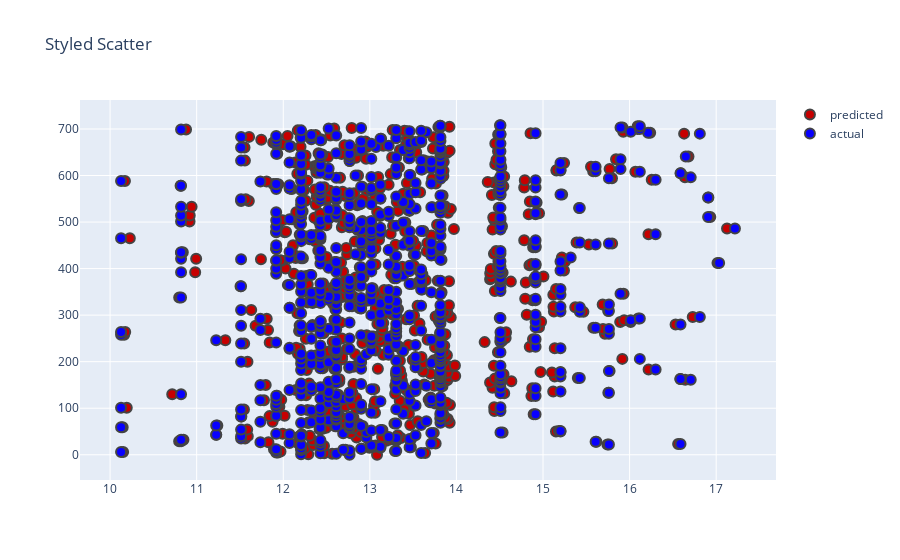

The notebook cell saved with this chart:
### Code cell
fig = go.Figure()

fig.add_trace(go.Scatter(
    x=np.log(check['pred']),
    name='predicted',
    mode='markers',
    marker_color='rgb(199, 0, 0)', hovertext=check['Player']
))

fig.add_trace(go.Scatter(
    x=np.log(check['initial']),
    name='actual',
    marker_color='rgb(8, 0, 254)',hovertext=check['Player']
))

# Set options common to all traces with fig.update_traces
fig.update_traces(mode='markers', marker_line_width=2, marker_size=10)
fig.update_layout(title='Styled Scatter', 
                  yaxis_zeroline=False, xaxis_zeroline=False)


fig.show()

### Figure 1 — Plotly figure (JSON) as saved in the notebook; plotly's stock layout.template omitted (floating-point values rounded to 4 significant figures; data arrays with more than 128 entries replaced by an {"elided": "..."} marker saying what was removed)
{"data": [{"hovertext": {"elided": "709 str values"}, "marker": {"color": "rgb(199, 0, 0)", "line": {"width": 2}, "size": 10}, "mode": "markers", "name": "predicted", "type": "scatter", "x": {"elided": "709 float values"}}, {"hovertext": {"elided": "709 str values"}, "marker": {"color": "rgb(8, 0, 254)", "line": {"width": 2}, "size": 10}, "mode": "markers", "name": "actual", "type": "scatter", "x": {"elided": "709 float values"}}], "layout": {"title": {"text": "Styled Scatter"}, "xaxis": {"zeroline": false}, "yaxis": {"zeroline": false}}}
